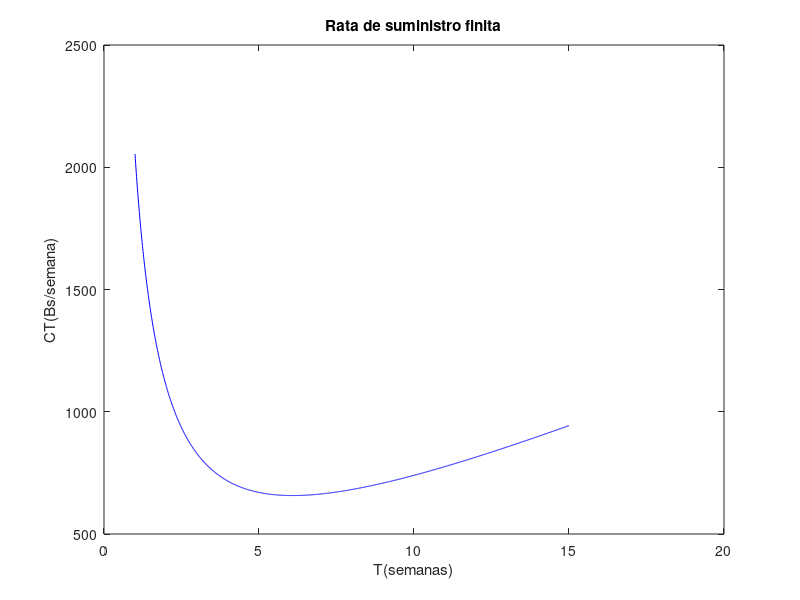
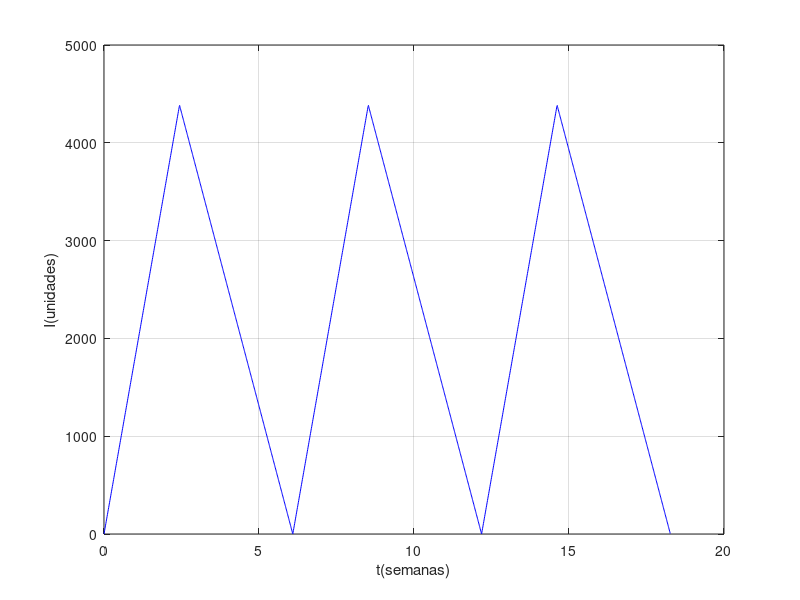

Write the MATLAB code that produced these figures, in order.
Ctotal = 0
Co = 2000%Bs/orden
r = 0.005%Bs/(Bs.semana)
C = 30%Bs/unidad
D = [1200]%unidades/semana
P = [3000 1500 1800 2400 3000 3600]%unidades/semana
color={"b","r","g"};

for lin=[1:1:1]
  T = [1:0.01:15];%semanas
  Imax = (D(1)/P(lin))*T*(P(lin) - D(1));%unidades
  Im = Imax/2;%unidades
  CO = Co*(1./T);%Bs/semanas
  CP = r*C*Im;%Bs/semanas
  CT = CO + CP;%Bs/semanas
  figure (1)
  plot(T,CT,color{lin})
  hold on
  title("Rata de suministro finita")
  xlabel("T(semanas)")
  ylabel("CT(Bs/semana)")
  [minCT,iminCT] = min(CT)
  Ctotal = Ctotal + minCT;
  Topt = T(iminCT)

  T = Topt;
  %T = 8
  it=0

  while it<=2
    figure (2)
    T1=(D(1)/P(lin))*T;
    t = [T*it:0.01:T1 + T*it];
    I = t*(P(lin) - D(1)) - T*(P(lin) - D(1))*it;
    plot(t,I,color{lin});hold on
    T2 = (1 - D(1)/P(lin))*T;
    Imax = (D(1)/P(lin))*T*(P(lin) - D(1));%unidades
    t = [T1 + (T*it):0.01:T1 + T2 + (T*it)];
    I = -D(1)*t + (Imax + (T1 + (T*it))*D(1));
    plot(t,I,color{lin})
    it = it + 1;
  endwhile

endfor 
xlabel "t(semanas)"
ylabel "I(unidades)"
grid
Ctotal
